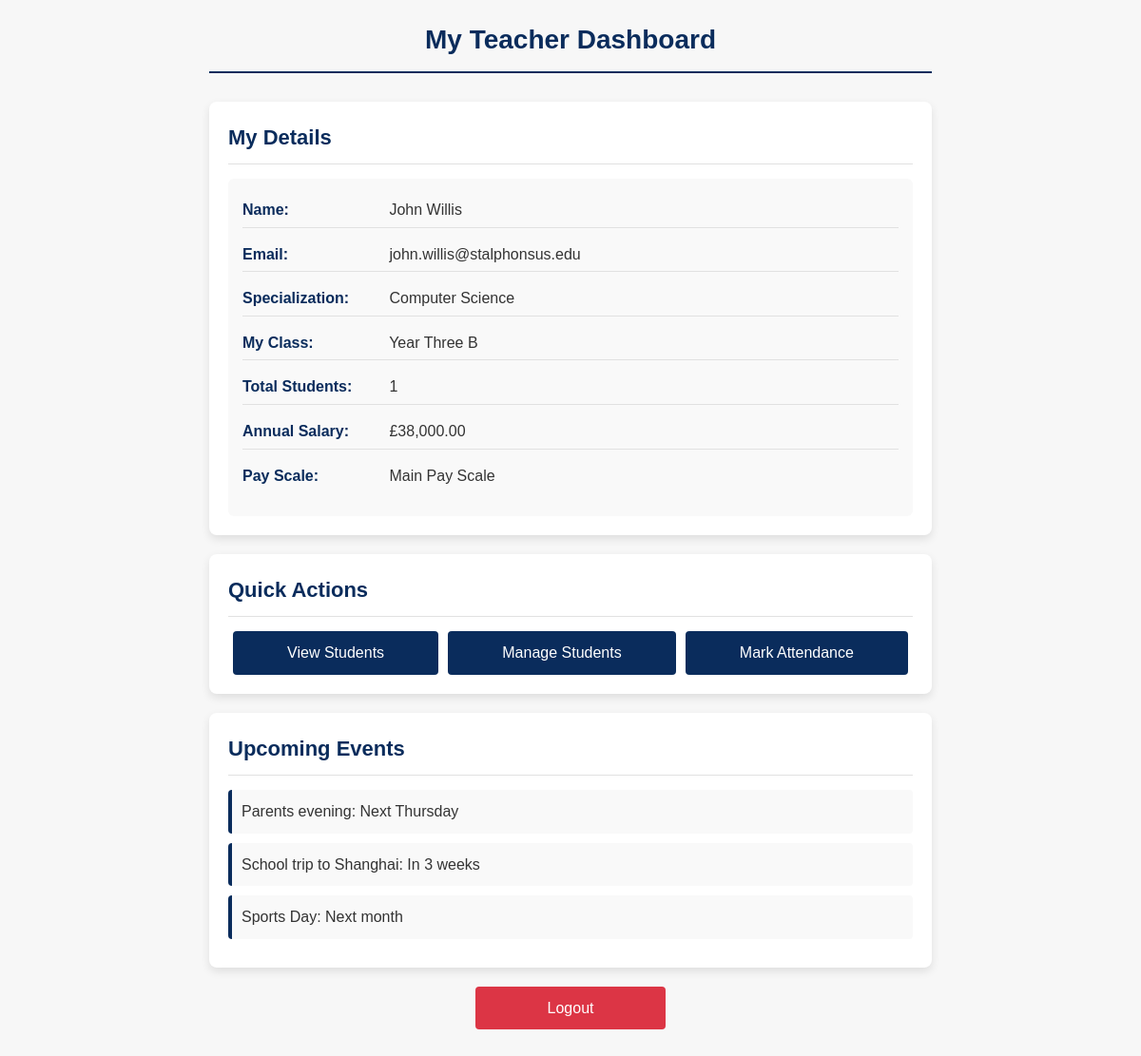
Screenshot of /teacher_dashboard.php (signed in) with the database file from the repository.
### tables this page shows
CREATE TABLE `teacher` (
  `teacher_id` int(11) NOT NULL,
  `class_id` int(11) DEFAULT NULL,
  `first_name` varchar(100) NOT NULL,
  `last_name` varchar(100) NOT NULL,
  `address` varchar(255) NOT NULL,
  `postcode` varchar(20) NOT NULL,
  `phone_number` varchar(20) NOT NULL,
  `email` varchar(100) NOT NULL,
  `date_of_birth` date NOT NULL,
  `employment_start_date` date NOT NULL,
  `specialization` varchar(100) DEFAULT NULL,
  `background_check_date` date NOT NULL,
  `annual_salary` decimal(10,2) NOT NULL
);

CREATE TABLE `classes` (
  `class_id` int(11) NOT NULL,
  `class_name` varchar(50) NOT NULL,
  `year_group` int(11) NOT NULL,
  `capacity` int(11) NOT NULL
);

### teacher_dashboard.php (the view, shortened to what this page needs)
<?php
require_once 'db_connect.php';
$teacher_query = $conn->prepare("
   SELECT
       t.*,
       c.class_name
   FROM teacher t
   LEFT JOIN classes c ON t.class_id = c.class_id
   WHERE t.teacher_id = ?
");
$teacher_query->bind_param("i", $_SESSION['user_id']);
$teacher_query->execute();
$teacher_info = $teacher_query->get_result()->fetch_assoc();
$student_count_query = $conn->prepare("
    SELECT COUNT(*) as total_students
    FROM pupil
    WHERE class_id = ?
");
$student_count_query->bind_param("i", $teacher_info['class_id']);
$student_count_query->execute();
$student_count = $student_count_query->get_result()->fetch_assoc()['total_students'];
?>
<!DOCTYPE html>
<html lang="en">
<head>
    <link rel="stylesheet" href="styles/dashboard.css">
</head>
<body>
    <div class="container">
        <h1>My Teacher Dashboard</h1>
        <div class="dashboard">
            <h2>My Details</h2>
            <div class="information">
                <p><strong>Name:</strong> <?php echo htmlspecialchars($teacher_info['first_name'] . ' ' . $teacher_info['last_name']); ?></p>
                <p><strong>Email:</strong> <?php echo htmlspecialchars($teacher_info['email']); ?></p>
                <p><strong>Specialization:</strong> <?php echo htmlspecialchars($teacher_info['specialization']); ?></p>
                <p><strong>My Class:</strong> <?php echo htmlspecialchars($teacher_info['class_name']); ?></p>
                <p><strong>Total Students:</strong> <?php echo $student_count; ?></p>
                <p><strong>Annual Salary:</strong> £<?php echo number_format($teacher_info['annual_salary'], 2); ?></p>
                <p><strong>Pay Scale:</strong> <?php echo "Main Pay Scale"; ?></p>
            </div>
        </div>
        <div class="dashboard">
            <h2>Quick Actions</h2>
            <div class="action-buttons">
                <a href="view_students.php" class="btn">View Students</a>
                <a href="manage_students.php" class="btn">Manage Students</a>
                <a href="mark_attendance.php" class="btn">Mark Attendance</a>
            </div>
        </div>
        <div class="dashboard">
            <h2>Upcoming Events</h2>
            <ul>
                <li>Parents evening: Next Thursday</li>
                <li>School trip to Shanghai: In 3 weeks</li>
                <li>Sports Day: Next month</li>
            </ul>
        </div>
        <a href="logout.php" class="logout-btn">Logout</a>
    </div>
</body>
</html>

### styles/dashboard.css (style rules this page uses)
* { margin: 0px; padding: 0px; box-sizing: border-box; font-family: Arial, sans-serif; }
body { background-color: #f7f7f7; line-height: 1.6; color: #333333; }
.container { width: 100%; max-width: 800px; margin: 0px auto; padding: 20px; }
h1 { color: #0a2c5c; text-align: center; font-size: 28px; margin-bottom: 30px; padding-bottom: 10px; border-bottom: 2px solid #0a2c5c; }
.dashboard { background-color: #ffffff; border-radius: 8px; box-shadow: 0px 4px 10px rgba(0, 0, 0, 0.1); margin-bottom: 20px; padding: 20px; }
.dashboard h2 { color: #0a2c5c; font-size: 22px; margin-bottom: 15px; padding-bottom: 10px; border-bottom: 1px solid #e1e1e1; }
.information { background-color: #f9f9f9; border-radius: 6px; padding: 15px; }
.information p { margin-bottom: 10px; padding: 5px 0px; border-bottom: 1px solid #e1e1e1; }
.information p:last-child { border-bottom: none; }
.information strong { color: #0a2c5c; display: inline-block; width: 150px; }
.action-buttons { display: flex; justify-content: space-between; margin-top: 15px; }
.btn { display: inline-block; background-color: #0a2c5c; color: #ffffff; text-decoration: none; padding: 10px 15px; border-radius: 4px; text-align: center; flex-grow: 1; margin: 0px 5px; transition: background-color 0.3s ease; }
.logout-btn { display: block; width: 200px; margin: 20px auto; background-color: #dc3545; color: #ffffff; text-align: center; padding: 10px 15px; text-decoration: none; border-radius: 4px; }
ul { list-style-type: none; padding: 0px; }
ul li { background-color: #f9f9f9; margin-bottom: 10px; padding: 10px; border-radius: 4px; border-left: 4px solid #0a2c5c; }

### rows the page displays
teacher: first_name+last_name "John Willis", email "john.willis@stalphonsus.edu", specialization "Computer Science", class.class_name "Year Three B", annual_salary "38,000.00"

### other values shown
$student_count "1"
